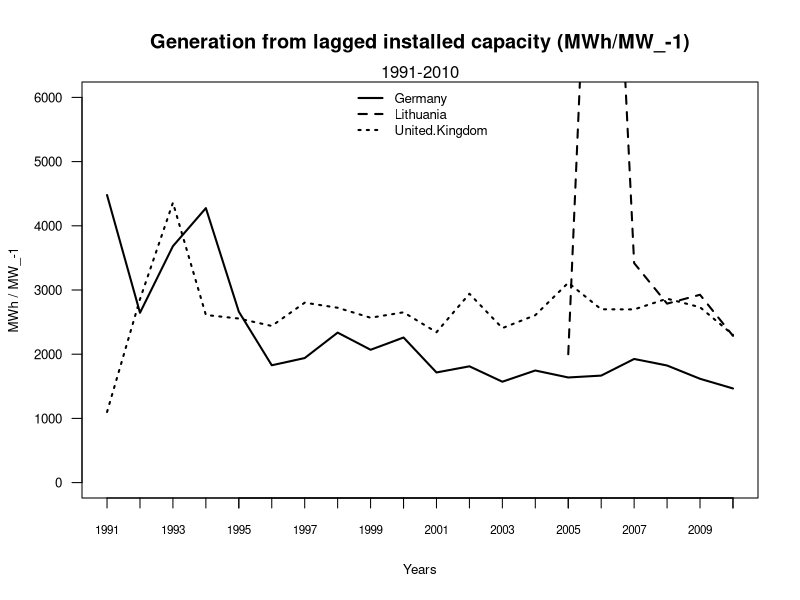

Recreate this plot in R.
####################
#
#	Title: Generation from installed capacity lagged one period (MWh/MW_-1)
#	Source: Eurostat (nrg_113a, nrg_1072)
#	Notes: Onshore and offshore wind turbines. Sum of main activity producers and autoproducers
#
####################


capacity = read.csv("eurostat-nrg_113a_capacity-wind-MW.csv")
production = read.csv("eurostat-nrg_1072_production-wind-GWh.csv") # this is in GWh so late we have to multiply with 1000 to get it in MWh.

# How would it look if the numbers went rounded
# capacity$Lithuania[15] = 0.85
# capacity$Lithuania[16] = 0.99
# production$Lithuania[15] = 1.2
# production$Lithuania[16] = 1.8

pdf(file="figure_generation-capacity_lag.pdf", height=3.5, width=5)
plot(production$Germany[2:21]*1000/capacity$Germany[1:20], type="l", ylim=range(0,6000), axes=F, ann=T, xlab="Years", ylab="MWh / MW_-1", cex.lab=0.8, lwd=2)
axis(1, lab=F) #disable labels on x-axis
axis(1, at=1:20, lab=capacity$X[2:21], cex.axis=0.7)
axis(2, las=1, cex.axis=0.8)
box()
lines(production$Lithuania[2:21]*1000/capacity$Lithuania[1:20], type="l", lty=2, lwd=2)
lines(production$United.Kingdom[2:21]*1000/capacity$United.Kingdom[1:20], type="l", lty=3, lwd=2)
title(main="Generation from lagged installed capacity (MWh/MW_-1)")
mtext("1991-2010");
legend("top", names(capacity[-1]), cex=0.8, lty=1:3, lwd=2, bty="n");
dev.off()
